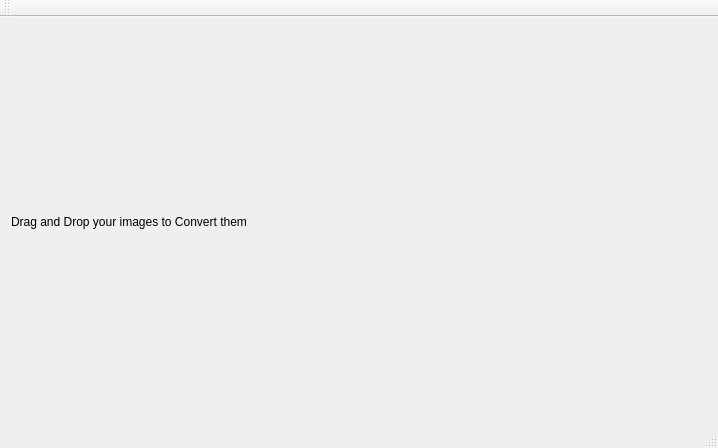
<?xml version="1.0" encoding="UTF-8"?>
<ui version="4.0">
 <class>PhotopalMainWindow</class>
 <widget class="QMainWindow" name="PhotopalMainWindow">
  <property name="geometry">
   <rect>
    <x>0</x>
    <y>0</y>
    <width>718</width>
    <height>448</height>
   </rect>
  </property>
  <property name="windowTitle">
   <string>PhotopalMainWindow</string>
  </property>
  <widget class="QWidget" name="centralWidget">
   <layout class="QVBoxLayout" name="verticalLayout">
    <item>
     <widget class="DropArea" name="dropArea">
      <property name="text">
       <string>Drag and Drop your images to Convert them</string>
      </property>
      <property name="scaledContents">
       <bool>false</bool>
      </property>
     </widget>
    </item>
   </layout>
  </widget>
  <widget class="QMenuBar" name="menuBar">
   <property name="geometry">
    <rect>
     <x>0</x>
     <y>0</y>
     <width>718</width>
     <height>21</height>
    </rect>
   </property>
  </widget>
  <widget class="QToolBar" name="mainToolBar">
   <attribute name="toolBarArea">
    <enum>TopToolBarArea</enum>
   </attribute>
   <attribute name="toolBarBreak">
    <bool>false</bool>
   </attribute>
  </widget>
  <widget class="QStatusBar" name="statusBar"/>
 </widget>
 <layoutdefault spacing="6" margin="11"/>
 <customwidgets>
  <customwidget>
   <class>DropArea</class>
   <extends>QLabel</extends>
   <header location="global">droparea.h</header>
  </customwidget>
 </customwidgets>
 <resources/>
 <connections/>
</ui>
